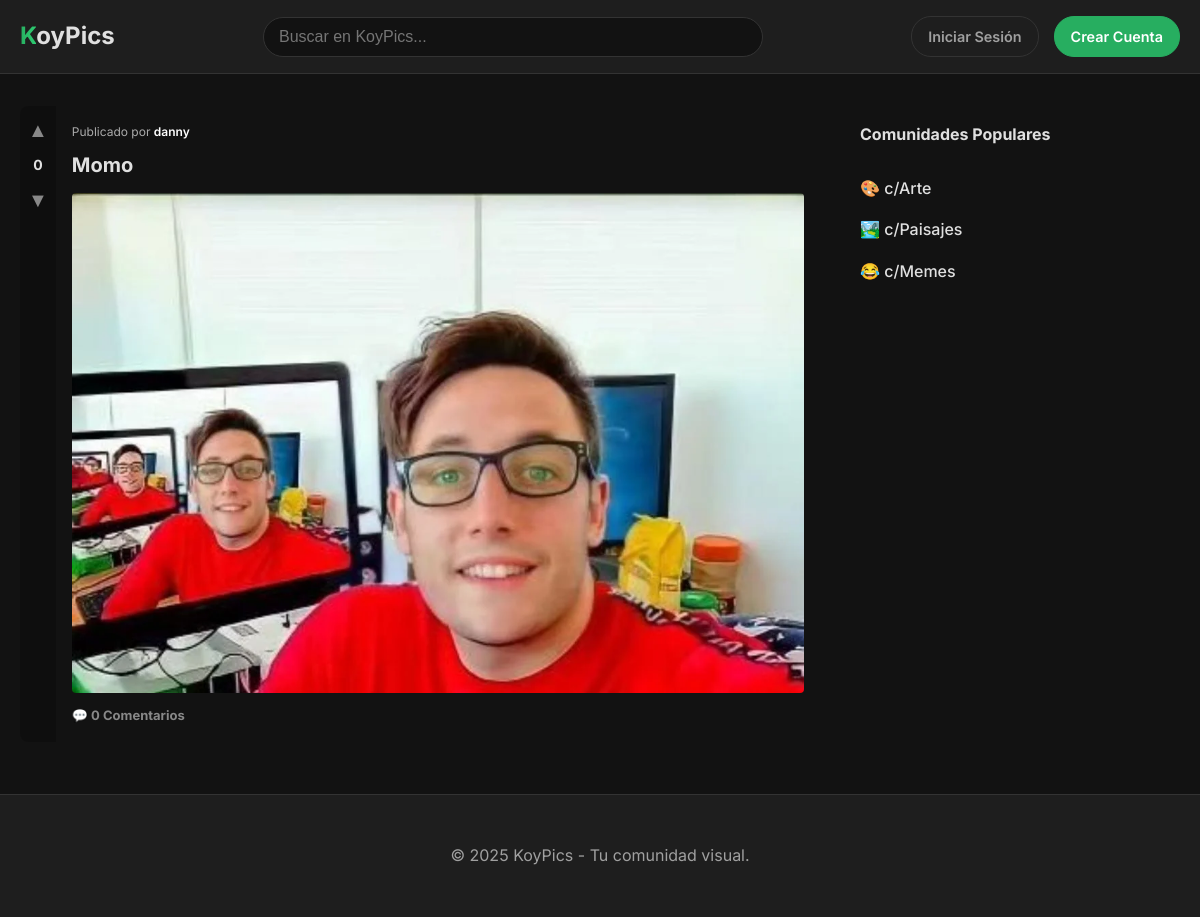
The page / on the database its author committed.
### Galeria_imagenes/models.py (models this page shows, shortened)
class Post(models.Model):
    autor = models.ForeignKey(User, on_delete=models.CASCADE)
    comunidad = models.ForeignKey(Comunidad, on_delete=models.SET_NULL, null=True, blank=True)
    titulo = models.CharField(max_length=100)
    descripcion = models.TextField(blank=True, null=True)
    archivo = models.ImageField(upload_to='imagenes/')
    fecha_creacion = models.DateTimeField(auto_now_add=True)

### Galeria_imagenes/views.py (the view)
# urls.py: path('', views.inicio, name='inicio'),
def inicio(request):
    posts = Post.objects.all().order_by('-fecha_creacion')
    comunidades = Comunidad.objects.all()
    contexto = {'posts': posts, 'comunidades': comunidades}
    return render(request, 'inicio.html', contexto)

### Galeria_imagenes/templates/inicio.html (shortened to what this page needs)
{% extends 'base.html' %}
{% block content %}
<div class="main-layout">
    <div class="post-feed">
        {% for post in posts %}
            <a href="{% url 'post_detail' post.id %}" class="post-link">
                <article class="post-card">
                    <div class="vote-section">
                        <span class="vote-arrow">▲</span>
                        <span class="vote-count">0</span>
                        <span class="vote-arrow">▼</span>
                    </div>
                    <div class="post-content">
                        <div class="post-meta">
                           Publicado por <strong>{{ post.autor.username }}</strong>
                        </div>
                        <h2 class="post-title">{{ post.titulo }}</h2>
                        <div class="post-image-container">
                            <img src="{{ post.archivo.url }}" alt="{{ post.titulo }}">
                        </div>
                        <div class="post-actions">
                           <span>💬 0 Comentarios</span>
                        </div>
                    </div>
                </article>
            </a>
        {% empty %}
            <div class="sidebar-widget">
                <h3>Aún no hay posts</h3>
                <p>¡Sé el primero en compartir algo con la comunidad!</p>
            </div>
        {% endfor %}
    </div>
    <aside class="sidebar">
        <div class="sidebar-widget">
            <h3 class="widget-title">Comunidades Populares</h3>
            <ul class="community-list">
                <li><a href="#">🎨 c/Arte</a></li>
                <li><a href="#">🏞️ c/Paisajes</a></li>
                <li><a href="#">😂 c/Memes</a></li>
            </ul>
        </div>
    </aside>
</div>
{% endblock %}

### Galeria_imagenes/templates/base.html (style rules this page uses)
:root { --color-background: #121212; --color-surface: #1e1e1e; --color-border: #333333; --color-text-primary: #e0e0e0; --color-text-secondary: #a0a0a0; --color-primary: #27ae60; --color-primary-hover: #2ecc71; }
* { margin: 0; padding: 0; box-sizing: border-box; }
body { background-color: var(--color-background); color: var(--color-text-primary); font-family: 'Inter', sans-serif; line-height: 1.6; }

### Galeria_imagenes/templates/inicio.html (style rules this page uses)
.main-layout { display: flex; gap: 24px; max-width: 1200px; margin: 0 auto; }
.post-feed { flex-grow: 1; max-width: 800px; }
.sidebar { width: 300px; flex-shrink: 0; }
.post-card { display: flex; background: var(--gris-medio); border-radius: 8px; margin-bottom: 20px; overflow: hidden; border: 1px solid var(--gris-claro); transition: border-color 0.3s, transform 0.3s; cursor: pointer; }
a.post-link { text-decoration: none; color: inherit; }
.vote-section { display: flex; flex-direction: column; align-items: center; padding: 8px; background: rgba(0,0,0,0.2); }
.vote-arrow { font-size: 20px; color: #888; cursor: pointer; transition: color 0.2s, transform 0.2s; }
.vote-count { font-weight: bold; font-size: 14px; margin: 8px 0; }
.post-content { padding: 16px; display: flex; flex-direction: column; width: 100%; }
.post-meta { font-size: 12px; color: #aaa; margin-bottom: 8px; }
.post-meta strong { color: #fff; font-weight: 600; }
.post-title { font-size: 20px; margin-bottom: 12px; }
.post-image-container { max-height: 500px; overflow: hidden; border-radius: 4px; }
.post-image-container img { width: 100%; height: auto; }
.post-actions { margin-top: 12px; font-size: 13px; font-weight: bold; color: #888; }
.sidebar-widget { background: var(--gris-medio); border-radius: 8px; padding: 16px; border: 1px solid var(--gris-claro); }
.widget-title { font-size: 16px; border-bottom: 1px solid var(--gris-claro); padding-bottom: 8px; margin-bottom: 12px; }
.community-list li { list-style: none; padding: 8px 0; }
.community-list a { text-decoration: none; color: var(--blanco); font-weight: 500; }

### rows shown on the page
Post: autor.username "danny", titulo "Momo", archivo (picture)
